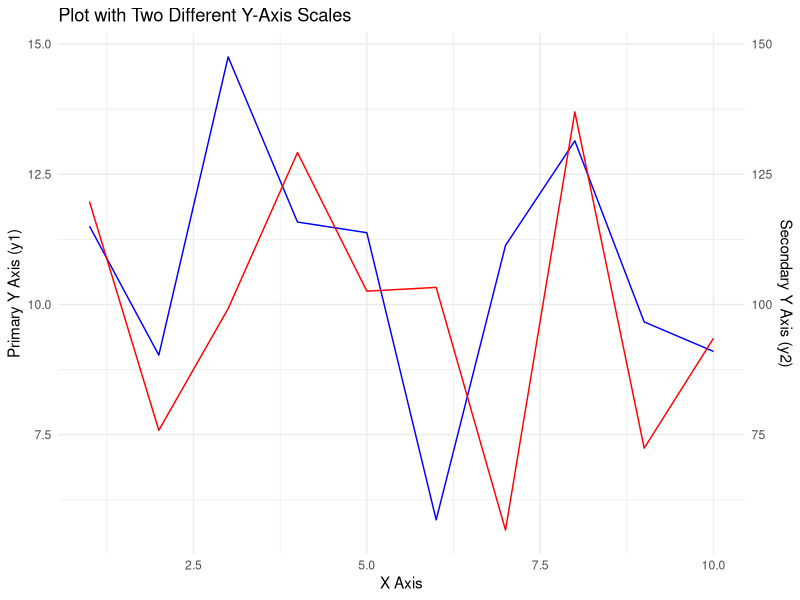

R code for this plot:
library(ggplot2)

# Sample data
df <- data.frame(
  x = 1:10,
  y1 = rnorm(10, 10, 2),
  y2 = rnorm(10, 100, 20)
)

# Create the plot
ggplot(df, aes(x = x)) +
  geom_line(aes(y = y1), color = "blue") + 
  geom_line(aes(y = y2 / 10), color = "red") +  # Adjust y2 to match the scale of y1
  scale_y_continuous(
    name = "Primary Y Axis (y1)",
    sec.axis = sec_axis(~ . * 10, name = "Secondary Y Axis (y2)")  # Adjust back to original scale
  ) +
  theme_minimal() +
  labs(
    title = "Plot with Two Different Y-Axis Scales",
    x = "X Axis"
  )
